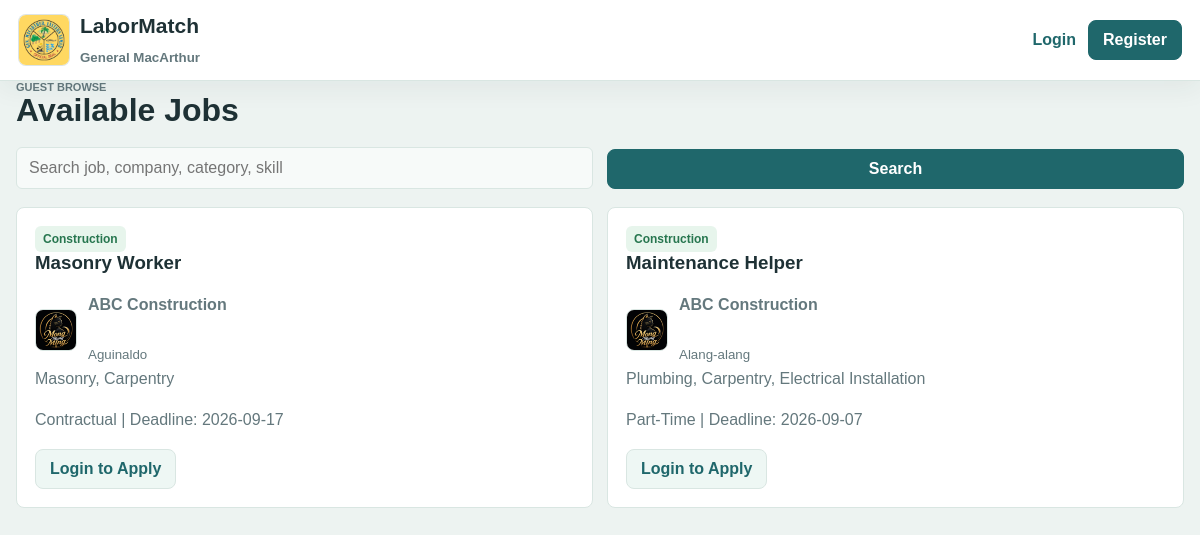
/public/jobs.php, run on the app's committed database.
### tables this page shows
CREATE TABLE `jobs` (
  `id` int(11) NOT NULL,
  `employer_id` int(11) NOT NULL,
  `barangay_id` int(11) DEFAULT NULL,
  `title` varchar(180) NOT NULL,
  `description` text NOT NULL,
  `category` varchar(120) NOT NULL,
  `required_skills` text DEFAULT NULL,
  `education_requirement` varchar(140) DEFAULT NULL,
  `experience_years` int(11) NOT NULL DEFAULT 0,
  `salary_min` decimal(10,2) DEFAULT NULL,
  `salary_max` decimal(10,2) DEFAULT NULL,
  `employment_type` enum('Full-Time','Part-Time','Contractual','Temporary','Internship','Work From Home') NOT NULL,
  `vacancies` int(11) NOT NULL DEFAULT 1,
  `location` varchar(180) DEFAULT NULL,
  `contact_info` varchar(180) DEFAULT NULL,
  `deadline` date DEFAULT NULL,
  `status` enum('draft','pending','approved','active','rejected','closed','archived','expired') NOT NULL DEFAULT 'draft',
  `rejection_reason` varchar(255) DEFAULT NULL,
  `created_at` datetime NOT NULL DEFAULT current_timestamp(),
  `updated_at` datetime DEFAULT NULL
);

CREATE TABLE `employers` (
  `id` int(11) NOT NULL,
  `user_id` int(11) NOT NULL,
  `business_name` varchar(180) NOT NULL,
  `business_address` varchar(255) DEFAULT NULL,
  `business_type` varchar(120) DEFAULT NULL,
  `industry` varchar(120) DEFAULT NULL,
  `contact_person` varchar(140) DEFAULT NULL,
  `company_description` text DEFAULT NULL,
  `logo_path` varchar(255) DEFAULT NULL,
  `business_permit_path` varchar(255) DEFAULT NULL,
  `supporting_document_path` varchar(255) DEFAULT NULL,
  `verification_status` enum('pending','verified','rejected') NOT NULL DEFAULT 'pending',
  `created_at` datetime NOT NULL DEFAULT current_timestamp(),
  `updated_at` datetime DEFAULT NULL
);

CREATE TABLE `barangays` (
  `id` int(11) NOT NULL,
  `name` varchar(120) NOT NULL,
  `municipality` varchar(120) NOT NULL DEFAULT 'General MacArthur',
  `province` varchar(120) NOT NULL DEFAULT 'Eastern Samar',
  `created_at` datetime NOT NULL DEFAULT current_timestamp()
);

### config/app.php (called while the page is built, shortened)
<?php
function app_base_url(): string
{
    $script = str_replace('\\', '/', dirname($_SERVER['SCRIPT_NAME'] ?? ''));
    $script = preg_replace('#/(admin|auth|employer|jobseeker|public|database)$#', '', $script);
    return rtrim($script ?: '', '/');
}
function url(string $path = ''): string
{
    $base = app_base_url();
    return $base . '/' . ltrim($path, '/');
}

### config/database.php (called while the page is built, shortened)
<?php
require_once __DIR__ . '/app.php';
function db(): PDO
{
    static $pdo = null;
    if ($pdo instanceof PDO) {
        return $pdo;
    }
    $dsn = 'mysql:host=' . DB_HOST . ';dbname=' . DB_NAME . ';charset=utf8mb4';
    $pdo = new PDO($dsn, DB_USER, DB_PASS, [
        PDO::ATTR_ERRMODE => PDO::ERRMODE_EXCEPTION,
        PDO::ATTR_DEFAULT_FETCH_MODE => PDO::FETCH_ASSOC,
    ]);
    return $pdo;
}

### public/jobs.php (the view, shortened to what this page needs)
<?php
$where = "WHERE j.status IN ('approved','active')";
$params = [];
$jobs = fetch_all("SELECT j.*, e.business_name, e.logo_path, b.name AS barangay_name FROM jobs j JOIN employers e ON e.id = j.employer_id LEFT JOIN barangays b ON b.id = j.barangay_id $where ORDER BY j.created_at DESC", $params);
?>
<!doctype html>
<html lang="en"><head><meta charset="utf-8"><meta name="viewport" content="width=device-width, initial-scale=1"><title>Available Jobs</title><link rel="stylesheet" href="<?= url('assets/css/app.css?v=20260820d') ?>"></head>
<body class="public-page">
<header class="public-header"><a class="brand public-brand" href="<?= url('index.php') ?>"><img class="brand-logo" src="<?= url(APP_LOGO_PATH) ?>" alt="<?= APP_MUNICIPALITY ?> official seal"><strong>LaborMatch</strong><small><?= APP_MUNICIPALITY ?></small></a><nav><a href="<?= url('auth/login.php') ?>">Login</a><a class="button" href="<?= url('auth/register.php') ?>">Register</a></nav></header>
<main class="public-main">
  <section class="section-header"><div><span class="eyebrow">Guest Browse</span><h1>Available Jobs</h1></div></section>
  <form class="toolbar" method="get"><input name="q" value="<?= e($_GET['q'] ?? '') ?>" placeholder="Search job, company, category, skill"><button class="button" type="submit">Search</button></form>
  <div class="card-grid">
    <?php foreach ($jobs as $job): ?>
      <article class="card">
        <span class="badge success"><?= e($job['category']) ?></span>
        <h3><?= e($job['title']) ?></h3>
        <div class="identity">
          <?= avatar($job['logo_path'] ?? null, $job['business_name'], 'avatar logo-avatar') ?>
          <p><strong><?= e($job['business_name']) ?></strong><br><small><?= e($job['barangay_name'] ?? 'Any barangay') ?></small></p>
        </div>
        <p><?= e($job['required_skills']) ?></p>
        <p><?= e($job['employment_type']) ?> | Deadline: <?= e($job['deadline']) ?></p>
        <a class="button secondary" href="<?= url('auth/login.php') ?>">Login to Apply</a>
      </article>
    <?php endforeach; ?>
  </div>
</main>
</body></html>

### includes/functions.php (shortened to what this page needs)
<?php
require_once __DIR__ . '/../config/database.php';
function e(?string $value): string
{
    return htmlspecialchars((string) $value, ENT_QUOTES, 'UTF-8');
}
function avatar(?string $path, ?string $name, string $class = 'avatar'): string
{
    $safeClass = preg_replace('/[^a-zA-Z0-9_\-\s]/', '', $class) ?: 'avatar';
    $displayName = trim((string) $name) ?: 'Account';
    if ($path) {
        return '<span class="' . e($safeClass) . '"><img src="' . url($path) . '" alt="' . e($displayName) . ' profile image"></span>';
    }
    return '<span class="' . e($safeClass) . ' avatar-fallback" aria-hidden="true">' . e(initials($displayName)) . '</span>';
}
function fetch_all(string $sql, array $params = []): array
{
    $stmt = db()->prepare($sql);
    $stmt->execute($params);
    return $stmt->fetchAll(PDO::FETCH_ASSOC);
}

### data on the page
jobs: category "Construction", title "Masonry Worker", employer.logo_path (picture), employer.business_name "ABC Construction", barangay.name "Aguinaldo", required_skills "Masonry, Carpentry", employment_type "Contractual", deadline "2026-09-17"
jobs: category "Construction", title "Maintenance Helper", employer.logo_path (picture), employer.business_name "ABC Construction", barangay.name "Alang-alang", required_skills "Plumbing, Carpentry, Electrical Installation", employment_type "Part-Time", deadline "2026-09-07"

### other printed values
APP_MUNICIPALITY "General MacArthur"
